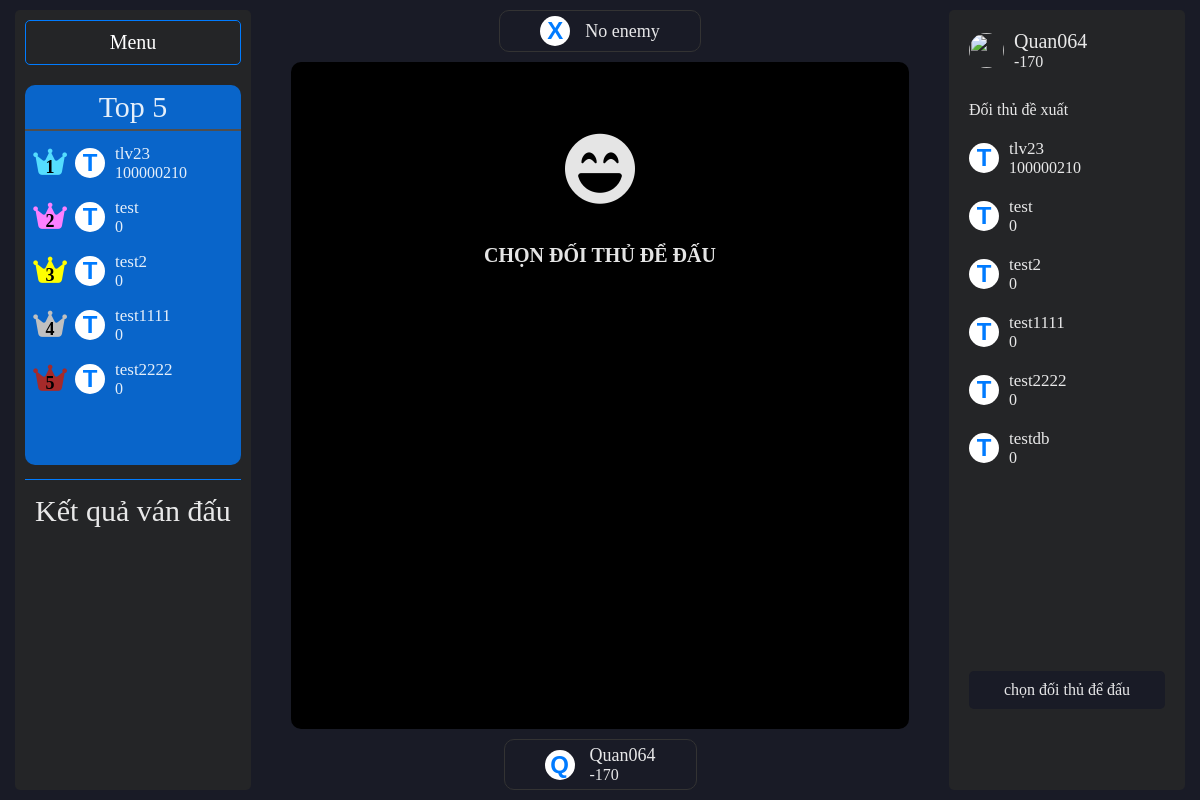
The page /bot_bot (signed in) on the database as committed earlier.
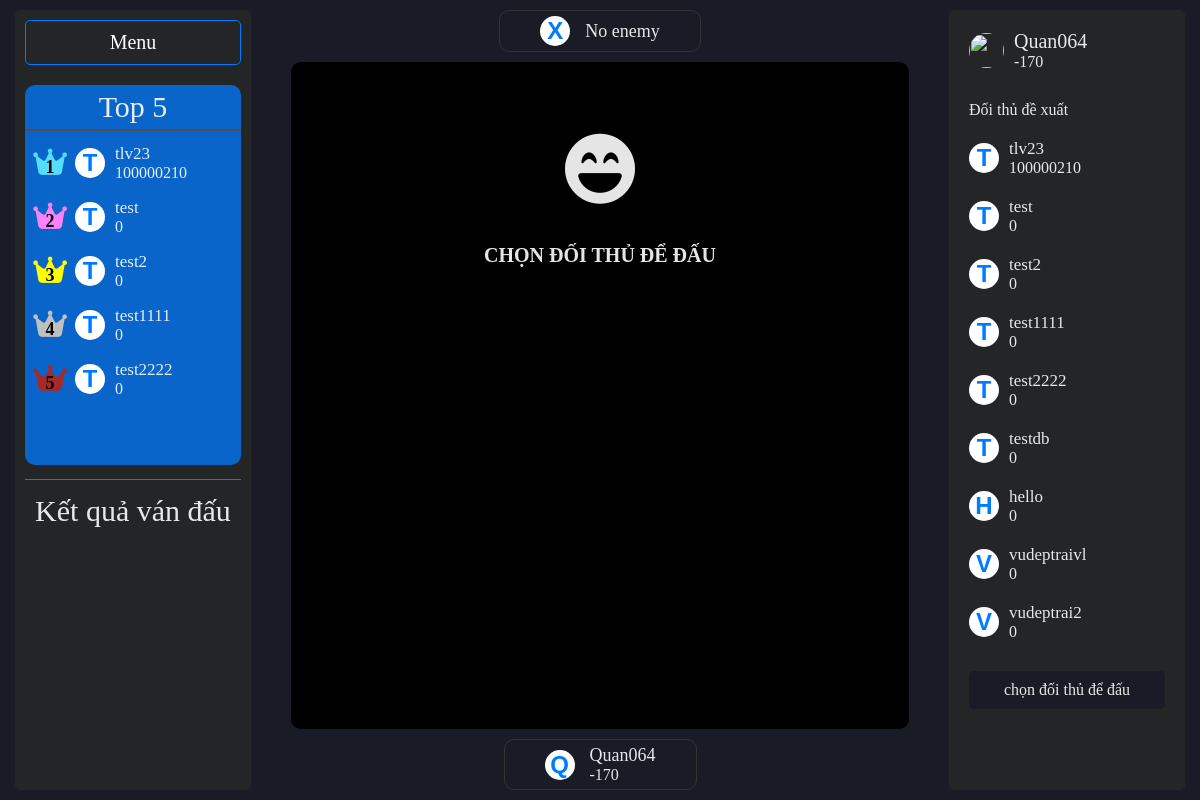
The same page on the database as committed later.
### main.py (models this page shows)
class User(db.Model, UserMixin):
    username:str
    elo:str
    fightable:str
    id = db.Column(db.Integer, primary_key=True)
    username = db.Column(db.String(20), unique=True, nullable=False)
    password = db.Column(db.String(80), nullable=False)
    elo = db.Column(db.Integer)
    fightable = db.Column(db.Boolean)

### main.py (the view)
@app.route('/bot_bot')
@login_required
def bot_bot():
    users = [(i.username, i.elo) for i in User.query.filter(User.username != current_user.username).order_by(User.elo.desc()).limit(10).all()]
    rank_board = [(i.username, i.elo) for i in User.query.order_by(User.elo.desc()).limit(5).all()]
    return render_template('bot_bot.html', users = users, rank_board = rank_board)

### main.py (called while the page is built)
@login_manager.user_loader
def load_user(user_id):
    return User.query.get(int(user_id))

### templates/bot_bot.html (shortened to what this page needs)
<!DOCTYPE html>
<html lang="en">
<head>
    <link rel="stylesheet" href="../static/css/style.css">
    <link rel="stylesheet" href="../static/css/bot_fight.css">
    <link rel="stylesheet" href="../static/css/animation.css">
    <link rel="stylesheet" href="https://cdnjs.cloudflare.com/ajax/libs/font-awesome/6.5.1/css/all.min.css">
</head>
<body>
    <div class="container">
        <div class="side_bar-left">
            <a href="{{ url_for('menu') }}" class="menu_btn">Menu</a>
            <ul class="rank_board_list">
                <div class="rank_board_header">Top 5</div>
                {% for i in rank_board %}
                    <li class="warrior" data-name={{i[0]}} data-elo={{i[1]}}>
                        <div class="warrior_rank">
                            <i class="fa-solid fa-crown crown"></i>
                            <div class="rank">1</div>
                        </div>
                        <div class="warrior-avatar"><p>{{i[0][0].upper()}}</p></div>
                        <div class="warrior-info">
                            <div class="warrior-info--name">{{i[0]}}</div>
                            <div class="warrior-info--elo">{{i[1]}}</div>
                        </div>
                    </li>
                {% endfor %}
            </ul>
            <div class="info_header">Kết quả ván đấu</div>
        </div>
        <div class="content">
            <div class="enemy">
                <div class="enemy_ava">X</div>
                <div class="enemy_info">
                    <div class="enemy-name">No enemy</div>
                </div>
            </div>
            <div class="fight_screen">
                <div class="fight_screen-standby">
                    <i class="fa-solid fa-face-laugh-beam"></i>
                    CHỌN ĐỐI THỦ ĐỂ ĐẤU
                </div>
            </div>
            <div class="user">
                <div class="user_ava">{{current_user.username[0].upper()}}</div>
                <div class="user_info">
                    <div class="user-name">{{current_user.username}}</div>
                    <div class="user-elo">{{current_user.elo}}</div>
                </div>
            </div>
        </div>
        <div class="side_bar">
            <div class="side_bar-header">
                <img src="https://static.vecteezy.com/system/resources/thumbnails/003/682/252/small/pink-blue-v-alphabet-letter-logo-icon-design-with-swoosh-for-business-and-company-vector.jpg" class="user-avatar"></img>
                <div class="user-info">
                    <div class="user-info--name">{{current_user.username}}</div>
                    <div class="user-info--elo">{{current_user.elo}}</div>
                </div>
            </div>
            <div class="side_bar-content">Đối thủ đề xuất</div>
            <ul class="side_bar-player-list">
                {% for i in users %}
                    <li class="player" data-name={{i[0]}} data-elo={{i[1]}}>
                        <div class="player-avatar"><p>{{i[0][0].upper()}}</p></div>
                        <div class="player-info">
                        <div class="player-info--name">{{i[0]}}</div>
                        <div class="player-info--elo">{{i[1]}}</div>
                        </div>
                    </li>
                {% endfor %}
            </ul>
            <div class="fight_btn">chọn đối thủ để đấu</div>
        </div>
    </div>
</body>
</html>

### static/css/style.css (style rules this page uses)
:root { --primary-color: #121212; --secondary-color: #1E1E1E; --text-primary: #000; --text-secondary: #333; }
* { margin: 0; padding: 0; border: 0; font-size: 100%; list-style: none; box-sizing: border-box; }

### static/css/bot_fight.css (style rules this page uses)
body { height: 100vh; max-height: 100vh; background-color: #191B26; color: rgba(255, 255, 255, 0.898); }
.container { display: flex; height: 100%; padding: 10px; }
.menu_btn { display: block; text-decoration: none; color: #fff; font-size: 20px; padding: 10px 40px; margin-bottom: 20px; border: 1px solid #007BFF; border-radius: 5px; text-align: center; cursor: pointer; transition: all .2s linear; }
.side_bar-left { margin: 0 40px 0 5px; width: 20%; height: 100%; background-color: #242527; padding: 10px 10px; border-radius: 5px; }
.rank_board_list { height: 50%; overflow-y: scroll; background-color: #007bffc0; border-radius: 10px; }
.rank_board_header { text-align: center; font-size: 30px; padding: 5px 0; border-bottom: 2px solid #4f4e4e; margin-bottom: 5px; }
.warrior { display: flex; align-items: center; padding: 8px 10px; cursor: pointer; user-select: none; border-radius: 10px; }
.warrior_rank { display: flex; align-items:end; justify-content: center; margin: 0 5px auto 0; width: 30px; height: 30px; position: relative; }
.crown { position: absolute; color: yellow; font-size: 30px; top: 50%; left: 50%; transform: translate(-50%, -40%); }
.rank { position: absolute; font-size: 16px; color: #000; font-weight: bold; font-size: 18px; top: 50%; left: 50%; transform: translate(-50%, -10%); }
.warrior-avatar { font-family: Arial, Helvetica, sans-serif; display: flex; align-items: center; justify-content: center; width: 30px; height: 30px; border-radius: 50%; margin-right: 10px; margin-left: 5px; background-color: #fff; color: #007BFF; font-size: 24px; font-weight: bold; }
.warrior-info--name { font-size: 17px; }
.info_header { font-size: 30px; padding-top: 14px; margin-top: 14px; border-top: 1px solid #007BFF; text-align: center; }
.content { flex: 1; display: flex; flex-direction: column; justify-content: space-between; align-items: center; height: 100%; margin: auto 40px auto auto; }
.user, .enemy { display: flex; align-items: center; margin: 0 0 10px 0; padding: 5px 40px; border-radius: 10px; border: 1px solid #333; transition: all .5s linear; }
.user { margin: 10px 0 0 0; }
.user_ava, .enemy_ava { font-family: Arial, Helvetica, sans-serif; display: flex; align-items: center; justify-content: center; width: 30px; height: 30px; border-radius: 50%; margin-right: 15px; background-color: #fff; color: #007BFF; font-size: 24px; font-weight: bold; }
.user-name, .enemy-name { font-size: 18px; }
.user-elo, .enemy-elo { font-size: 16px; }
.fight_screen { display: flex; flex: 1; text-align: center; padding: 10px 0; border-radius: 10px; background-color: #000; height: 80%; width: 100%; }
.fight_screen-standby { margin: 10% auto auto auto; display: flex; flex-direction: column; font-size: 20px; font-weight: bold; }
.fight_screen-standby i { font-size: 70px; margin-bottom: 40px; }
.side_bar { margin: 0 5px 0 0; width: 20%; height: 100%; background-color: #242527; padding: 10px 10px; border-radius: 5px; }
.side_bar-header { display: flex; align-items: center; margin-bottom: 20px; padding: 5px 10px; }
.user-avatar { width: 35px; height: 35px; border-radius: 50%; }
.user-info { padding: 5px 10px; }
.user-info--name { font-size: 20px; }
.side_bar-content { margin-left: 10px; }
.side_bar-player-list { margin: 10px 0; height: 70%; overflow-y: scroll; }
.player { display: flex; align-items: center; padding: 10px 10px; cursor: pointer; user-select: none; border-radius: 10px; }
.player-avatar { font-family: Arial, Helvetica, sans-serif; display: flex; align-items: center; justify-content: center; width: 30px; height: 30px; border-radius: 50%; margin-right: 10px; background-color: #fff; color: #007BFF; font-size: 24px; font-weight: bold; }
.player-info--name { font-size: 17px; }
.fight_btn { padding: 10px 30px; margin: 10px 10px; text-align: center; background-color: #191B26; border-radius: 5px; cursor: pointer; user-select: none; transition: all .2s linear; }

Rows that differ between the two databases and show on the page:
added User: username "H", username "hello", i "0"
added User: username "V", username "vudeptraivl", i "0"
added User: username "V", username "vudeptrai2", i "0"
